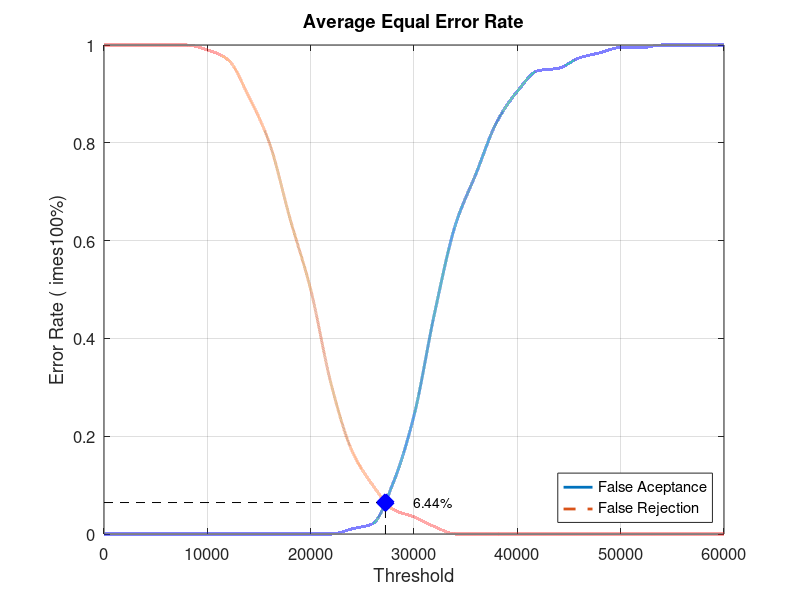
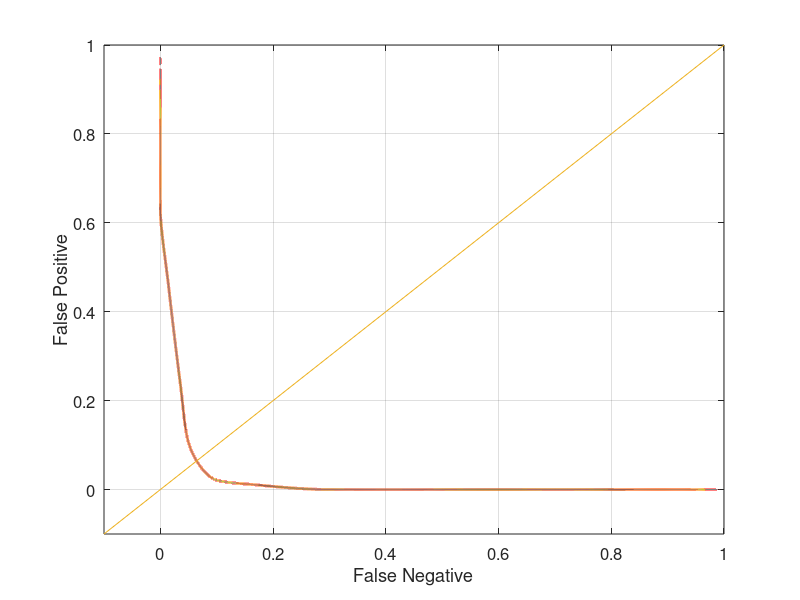

The MATLAB script that drew these images, in order:
close all;
clear;
clc;
x = 0:2000:60000;
xq = 0:0.5:60000;

y0 = [0 0 0 0 0 0 0 0 0 0 0 0 0.0105263 0.0210526 0.105263 0.242105 0.452632 0.631579 0.736842 0.842105 0.905263 0.947368 0.952632 0.973684 0.984211 0.994737 0.994737 1 1 1 1]
yy0 = interp1(x, y0, xq, 'pchip');
y1 = [1 1 1 1 1 0.99 0.97 0.895 0.8 0.645 0.5 0.305 0.17 0.1 0.05 0.035 0.015 0 0 0 0 0 0 0 0 0 0 0 0 0 0]
yy1 = interp1(x, y1, xq, 'pchip');

% Calculating EER: 
y2 = abs(y0 - y1);
find(y2 == min(y2))
yy2 = abs(yy0 - yy1);
xEER = find(yy2 == min(yy2));
xEERIndex = xq(xEER) % X-axis EER
yEER = yy0(xEER) % Y-axis EER

main = figure
plot(xq, yy0,'-','LineWidth', 2);	hold on
plot(xq, yy1,'--','LineWidth', 2);	hold on
plot([xEERIndex xEERIndex], [0 yEER], 'k--');	hold on
plot([0 xEERIndex], [yEER yEER], 'k--');	hold on
plot(xEERIndex, yEER, 'bx', 'LineWidth', 10);	hold on
text(xEERIndex + 10 * xEERIndex / 100, yEER, [num2str(round((10000 * yEER)) / 100) '%'])
legend('False Aceptance', 'False Rejection', 'Location', 'SouthEast')
xlabel('Threshold')
ylabel('Error Rate (	imes100%)')
title('Average Equal Error Rate')
set(gca, 'FontSize', 12)
axis([0 60000 0 1])
grid on

print(main, 'Database4_4Main', '-dpng');
FNRxFPR = figure('Color', [1 1 1]);
plot(yy1, yy0, '-', yy1, yy0, 'LineWidth', 2);
hold on
y = -0.1:0.1:1
plot(y, y); 
set(gca, 'FontSize', 12)
xlabel('False Negative')
ylabel('False Positive')
axis([-0.1 1 -0.1 1])
set(gca, 'FontSize', 12)
grid on

print(FNRxFPR, 'Database4_4FNRxFPR','-dpng');
